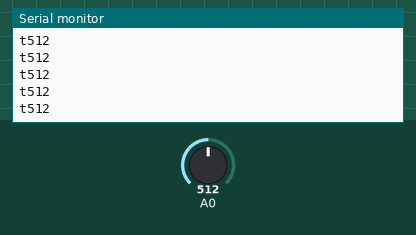
Recording of a sketch running on a simulated Arduino Uno, built with avr-gcc and run on an emulated ATmega328P. Shown: the last lines printed to the serial monitor. The test bench sets the inputs (shaded band); at power-on: A0 = 512. No radio packets arrive unless stated.

Above: at 1.2 s.
1.3 s: A0 set to 716
At 1.32 s:
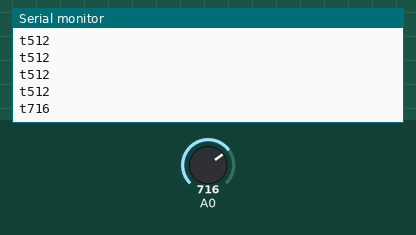
2.8 s: A0 set to 900
At 2.82 s:
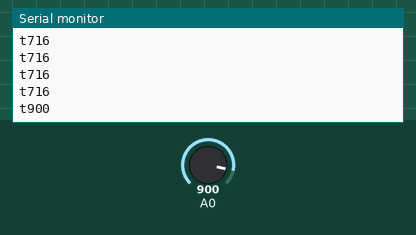
Timing chart, 0 to 5.8 s (numbered marks = the images above; inputs shaded):
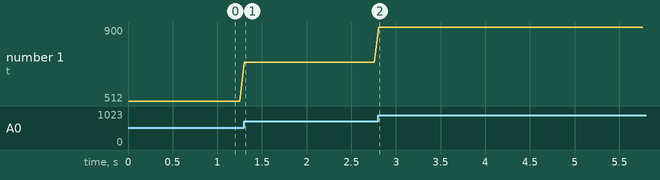

The sketch:

transmitterForTap.ino
```cpp
#include <SPI.h>
#include <nRF24L01.h>
#include <RF24.h>
int val;
int lastVal;
String head = "t";
RF24 radio(7, 8); // CNS, CE
const byte address[6] = "00001";
void setup() {
  Serial.begin(9600);
  radio.begin();
  radio.openWritingPipe(address);
  radio.setPALevel(RF24_PA_MIN);
  radio.stopListening();
}
void loop() {

  int val  = analogRead(0);
  //  if ( lastVal < 500 && val >= 500) {
  //    byte data = 1;
  //    radio.write(&val, sizeof(val));
  //  }
  //  if ( lastVal > 500 && val <= 500) {
  //    byte data = 0;
  String myString = head + String(val);
  char buf[5];
  myString.toCharArray(buf, myString.length() + 1);
  radio.write(&buf, 5);
  //  }
  //  lastVal = val;
  Serial.println(myString);
  //delete char;
  delay(50);
}
```

Measured:
- after the input at 1.3 s, the serial monitor: prints a new line at once (image 1)
- after the input at 2.8 s, the serial monitor: prints a new line at once (image 2)
- plotted number 1: 512 → 716 after the input at 1.3 s, 716 → 900 after the input at 2.8 s
